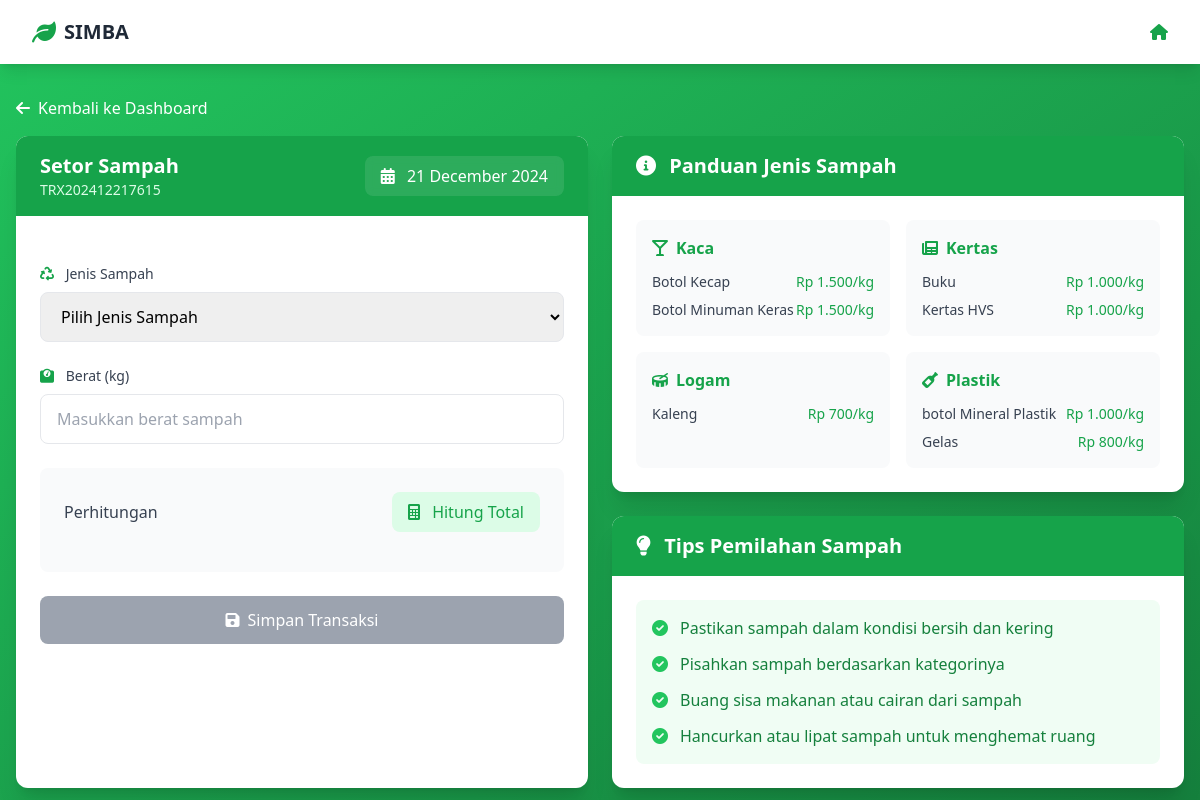
The app's page /bank_sampah/setor.php (signed in) with its own data.
### tables this page shows
CREATE TABLE `sampah` (
  `id` int(11) NOT NULL,
  `jenis` varchar(100) NOT NULL,
  `harga` decimal(10,2) NOT NULL,
  `kategori` varchar(255) DEFAULT NULL
);

### bank_sampah/setor.php (the view, shortened to what this page needs)
<?php
require_once 'config.php';
$transaction_id = 'TRX' . date('Ymd') . rand(1000, 9999);
$query_sampah = "SELECT id, jenis, harga, kategori FROM sampah ORDER BY kategori, jenis ASC";
$result_sampah = mysqli_query($conn, $query_sampah);
$grouped_sampah = [];
while ($sampah = mysqli_fetch_assoc($result_sampah)) {
    $kategori = $sampah['kategori'] ?? 'Lainnya';
    if (!isset($grouped_sampah[$kategori])) {
        $grouped_sampah[$kategori] = [];
    }
    $grouped_sampah[$kategori][] = $sampah;
}
$kategori_icons = [
    'Plastik' => 'fas fa-wine-bottle',
    'Kertas' => 'fas fa-newspaper',
    'Logam' => 'fas fa-drum',
    'Elektronik' => 'fas fa-laptop',
    'Kaca' => 'fas fa-glass-martini',
    'Organik' => 'fas fa-leaf',
    'Lainnya' => 'fas fa-box'
];
?>
<!DOCTYPE html>
<html lang="id">
<head>
    <script src="https://cdn.tailwindcss.com"></script>
    <link href="https://cdnjs.cloudflare.com/ajax/libs/font-awesome/6.0.0/css/all.min.css" rel="stylesheet">
</head>
<body class="bg-gradient-to-br from-green-500 to-green-700 min-h-screen">
    <nav class="bg-white shadow-lg">
        <div class="max-w-7xl mx-auto px-4 sm:px-6 lg:px-8">
            <div class="flex justify-between h-16">
                <div class="flex items-center">
                    <i class="fas fa-leaf text-green-600 text-2xl mr-2"></i>
                    <span class="text-xl font-semibold text-gray-800">SIMBA</span>
                </div>
                <div class="flex items-center space-x-4">
                  <a href="index.php" class="text-green-600 hover:text-green-700">
                        <i class="fas fa-home"></i>
                    </a>
                </div>
            </div>
        </div>
    </nav>
    <div class="max-w-7xl mx-auto mt-8 px-4">
        <div class="mb-4">
            <a href="index.php" class="inline-flex items-center text-white hover:text-green-100">
                <i class="fas fa-arrow-left mr-2"></i>
                Kembali ke Dashboard
            </a>
        </div>
        <div class="grid grid-cols-1 lg:grid-cols-2 gap-6">
            <div class="bg-white rounded-xl shadow-xl overflow-hidden">
                <div class="bg-green-600 text-white px-6 py-4">
                    <div class="flex justify-between items-center">
                        <div>
                            <h2 class="text-xl font-semibold">Setor Sampah</h2>
                            <p class="text-green-100 text-sm"><?php echo $transaction_id; ?></p>
                        </div>
                        <div class="bg-white/10 px-4 py-2 rounded-lg backdrop-blur-sm">
                            <i class="fas fa-calendar-alt mr-2"></i>
                            <?php echo date('d F Y'); ?>
                        </div>
                    </div>
                </div>
                <div class="p-6">
                    <form method="POST" id="setorForm" class="space-y-6">
                        <div>
                            <label class="block text-sm font-medium text-gray-700 mb-2">
                                <i class="fas fa-recycle mr-2 text-green-600"></i>
                                Jenis Sampah
                            </label>
                            <select name="jenis_sampah" id="jenisSampah" required
                                    class="w-full px-4 py-3 border border-gray-200 rounded-lg focus:ring-2 focus:ring-green-500 focus:border-transparent">
                                <option value="">Pilih Jenis Sampah</option>
                            </select>
                        </div>
                        <div>
                            <label class="block text-sm font-medium text-gray-700 mb-2">
                                <i class="fas fa-weight mr-2 text-green-600"></i>
                                Berat (kg)
                            </label>
                            <input type="number" name="berat" id="beratSampah" required
                                   class="w-full px-4 py-3 border border-gray-200 rounded-lg focus:ring-2 focus:ring-green-500 focus:border-transparent"
                                   step="0.1" min="0.1" placeholder="Masukkan berat sampah">
                        </div>
                        <div class="bg-gray-50 p-6 rounded-lg">
                            <div class="flex justify-between items-center mb-4">
                                <span class="font-medium text-gray-700">Perhitungan</span>
                                <button type="button" id="calculateBtn"
                                        class="px-4 py-2 bg-green-100 text-green-600 rounded-lg hover:bg-green-200 transition-colors">
                                    <i class="fas fa-calculator mr-2"></i>
                                    Hitung Total
                                </button>
                            </div>
                        </div>
                        <button type="submit" name="setor" id="submitBtn" disabled
                                class="w-full bg-green-600 text-white py-3 rounded-lg hover:bg-green-700
                                       transition duration-300 flex items-center justify-center space-x-2
                                       disabled:bg-gray-400 disabled:cursor-not-allowed">
                            <i class="fas fa-save"></i>
                            <span>Simpan Transaksi</span>
                        </button>
                    </form>
                </div>
            </div>
            <div class="space-y-6">
                <div class="bg-white rounded-xl shadow-xl overflow-hidden">
                    <div class="bg-green-600 text-white px-6 py-4">
                        <h3 class="text-xl font-semibold">
                            <i class="fas fa-info-circle mr-2"></i>
                            Panduan Jenis Sampah
                        </h3>
                    </div>
                    <div class="p-6">
                        <div class="grid grid-cols-1 md:grid-cols-2 gap-4">
                            <?php foreach ($grouped_sampah as $kategori => $sampah_list): ?>
                                <div class="bg-gray-50 p-4 rounded-lg">
                                    <div class="flex items-center space-x-2 mb-3">
                                        <i class="<?php echo $kategori_icons[$kategori] ?? 'fas fa-box'; ?> text-green-600"></i>
                                        <h4 class="font-semibold text-green-600"><?php echo htmlspecialchars($kategori); ?></h4>
                                    </div>
                                    <ul class="space-y-2">
                                        <?php foreach ($sampah_list as $sampah): ?>
                                            <li class="flex justify-between items-center text-sm">
                                                <span class="text-gray-700"><?php echo htmlspecialchars($sampah['jenis']); ?></span>
                                                <span class="text-green-600 font-medium">
                                                    Rp <?php echo number_format($sampah['harga'], 0, ',', '.'); ?>/kg
                                                </span>
                                            </li>
                                        <?php endforeach; ?>
                                    </ul>
                                </div>
                            <?php endforeach; ?>
                        </div>
                    </div>
                </div>
                <div class="bg-white rounded-xl shadow-xl overflow-hidden">
                    <div class="bg-green-600 text-white px-6 py-4">
                        <h3 class="text-xl font-semibold">
                            <i class="fas fa-lightbulb mr-2"></i>
                            Tips Pemilahan Sampah
                        </h3>
                    </div>
                    <div class="p-6">
                        <div class="bg-green-50 rounded-lg p-4">
                            <ul class="space-y-3">
                                <li class="flex items-center text-green-700">
                                    <i class="fas fa-check-circle mr-3 text-green-500"></i>
                                    <span>Pastikan sampah dalam kondisi bersih dan kering</span>
                                </li>
                                <li class="flex items-center text-green-700">
                                    <i class="fas fa-check-circle mr-3 text-green-500"></i>
                                    <span>Pisahkan sampah berdasarkan kategorinya</span>
                                </li>
                                <li class="flex items-center text-green-700">
                                    <i class="fas fa-check-circle mr-3 text-green-500"></i>
                                    <span>Buang sisa makanan atau cairan dari sampah</span>
                                </li>
                                <li class="flex items-center text-green-700">
                                    <i class="fas fa-check-circle mr-3 text-green-500"></i>
                                    <span>Hancurkan atau lipat sampah untuk menghemat ruang</span>
                                </li>
                            </ul>
                        </div>
                    </div>
                </div>
            </div>
        </div>
    </div>
</body>
</html>

### records on screen
sampah: jenis "Botol Kecap", harga "1.500"
sampah: jenis "Botol Minuman Keras", harga "1.500"
sampah: jenis "Buku", harga "1.000"
sampah: jenis "Kertas HVS", harga "1.000"
sampah: jenis "Kaleng", harga "700"
sampah: kategori "Plastik", jenis "Gelas", harga "800"
sampah: jenis "botol Mineral Plastik", harga "1.000"

### other values on screen
$kategori "Kaca"
$kategori "Kertas"
$kategori "Logam"
